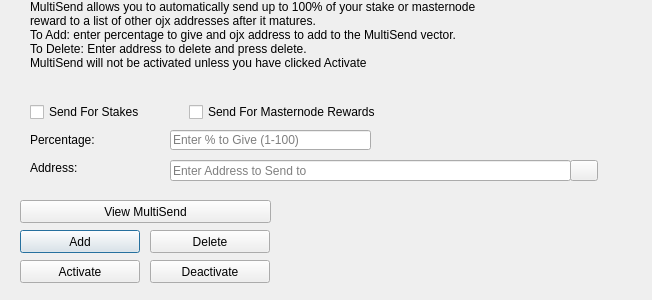
<?xml version="1.0" encoding="UTF-8"?>
<ui version="4.0">
 <class>MultiSendDialog</class>
 <widget class="QDialog" name="MultiSendDialog">
  <property name="windowModality">
   <enum>Qt::NonModal</enum>
  </property>
  <property name="geometry">
   <rect>
    <x>0</x>
    <y>0</y>
    <width>652</width>
    <height>300</height>
   </rect>
  </property>
  <property name="windowTitle">
   <string>MultiSend</string>
  </property>
  <widget class="QLineEdit" name="multiSendPercentEdit">
   <property name="geometry">
    <rect>
     <x>170</x>
     <y>130</y>
     <width>201</width>
     <height>20</height>
    </rect>
   </property>
   <property name="toolTip">
    <string>Enter whole numbers 1 - 100</string>
   </property>
   <property name="placeholderText">
    <string>Enter % to Give (1-100)</string>
   </property>
  </widget>
  <widget class="QLineEdit" name="multiSendAddressEdit">
   <property name="geometry">
    <rect>
     <x>170</x>
     <y>160</y>
     <width>401</width>
     <height>21</height>
    </rect>
   </property>
   <property name="toolTip">
    <string/>
   </property>
   <property name="placeholderText">
    <string>Enter Address to Send to</string>
   </property>
  </widget>
  <widget class="QLabel" name="label_2">
   <property name="geometry">
    <rect>
     <x>30</x>
     <y>0</y>
     <width>451</width>
     <height>121</height>
    </rect>
   </property>
   <property name="lineWidth">
    <number>1</number>
   </property>
   <property name="text">
    <string>MultiSend allows you to automatically send up to 100% of your stake or masternode reward to a list of other ojx addresses after it matures.
To Add: enter percentage to give and ojx address to add to the MultiSend vector.
To Delete: Enter address to delete and press delete.
MultiSend will not be activated unless you have clicked Activate</string>
   </property>
   <property name="alignment">
    <set>Qt::AlignLeading|Qt::AlignLeft|Qt::AlignTop</set>
   </property>
   <property name="wordWrap">
    <bool>true</bool>
   </property>
  </widget>
  <widget class="QLabel" name="message">
   <property name="geometry">
    <rect>
     <x>290</x>
     <y>200</y>
     <width>351</width>
     <height>91</height>
    </rect>
   </property>
   <property name="text">
    <string/>
   </property>
  </widget>
  <widget class="QPushButton" name="addButton">
   <property name="geometry">
    <rect>
     <x>20</x>
     <y>230</y>
     <width>120</width>
     <height>23</height>
    </rect>
   </property>
   <property name="toolTip">
    <string/>
   </property>
   <property name="statusTip">
    <string>Add to MultiSend Vector</string>
   </property>
   <property name="text">
    <string>Add</string>
   </property>
  </widget>
  <widget class="QPushButton" name="disableButton">
   <property name="geometry">
    <rect>
     <x>150</x>
     <y>260</y>
     <width>120</width>
     <height>23</height>
    </rect>
   </property>
   <property name="statusTip">
    <string>Deactivate MultiSend</string>
   </property>
   <property name="text">
    <string>Deactivate</string>
   </property>
  </widget>
  <widget class="QPushButton" name="addressBookButton">
   <property name="geometry">
    <rect>
     <x>570</x>
     <y>160</y>
     <width>28</width>
     <height>21</height>
    </rect>
   </property>
   <property name="toolTip">
    <string>Choose an address from the address book</string>
   </property>
   <property name="text">
    <string/>
   </property>
   <property name="icon">
    <iconset resource="../ojx.qrc">
     <normaloff>:/icons/address-book</normaloff>:/icons/address-book</iconset>
   </property>
   <property name="shortcut">
    <string>Alt+A</string>
   </property>
   <property name="autoDefault">
    <bool>false</bool>
   </property>
  </widget>
  <widget class="QLabel" name="label">
   <property name="geometry">
    <rect>
     <x>30</x>
     <y>130</y>
     <width>121</width>
     <height>20</height>
    </rect>
   </property>
   <property name="toolTip">
    <string>Percentage of stake to send</string>
   </property>
   <property name="text">
    <string>Percentage:</string>
   </property>
  </widget>
  <widget class="QLabel" name="label_5">
   <property name="geometry">
    <rect>
     <x>30</x>
     <y>160</y>
     <width>111</width>
     <height>16</height>
    </rect>
   </property>
   <property name="toolTip">
    <string>Address to send portion of stake to</string>
   </property>
   <property name="text">
    <string>Address:</string>
   </property>
  </widget>
  <widget class="QPushButton" name="deleteButton">
   <property name="geometry">
    <rect>
     <x>150</x>
     <y>230</y>
     <width>120</width>
     <height>23</height>
    </rect>
   </property>
   <property name="toolTip">
    <string/>
   </property>
   <property name="statusTip">
    <string>Delete Address From MultiSend Vector</string>
   </property>
   <property name="text">
    <string>Delete</string>
   </property>
  </widget>
  <widget class="QPushButton" name="activateButton">
   <property name="geometry">
    <rect>
     <x>20</x>
     <y>260</y>
     <width>120</width>
     <height>23</height>
    </rect>
   </property>
   <property name="statusTip">
    <string>Activate MultiSend</string>
   </property>
   <property name="text">
    <string>Activate</string>
   </property>
  </widget>
  <widget class="QPushButton" name="viewButton">
   <property name="geometry">
    <rect>
     <x>20</x>
     <y>200</y>
     <width>251</width>
     <height>23</height>
    </rect>
   </property>
   <property name="toolTip">
    <string/>
   </property>
   <property name="statusTip">
    <string>View MultiSend Vector</string>
   </property>
   <property name="text">
    <string>View MultiSend</string>
   </property>
  </widget>
  <widget class="QWidget" name="horizontalLayoutWidget">
   <property name="geometry">
    <rect>
     <x>30</x>
     <y>100</y>
     <width>351</width>
     <height>24</height>
    </rect>
   </property>
   <layout class="QHBoxLayout" name="horizontalLayout">
    <item>
     <widget class="QCheckBox" name="multiSendStakeCheckBox">
      <property name="text">
       <string>Send For Stakes</string>
      </property>
     </widget>
    </item>
    <item>
     <widget class="QCheckBox" name="multiSendMasternodeCheckBox">
      <property name="text">
       <string>Send For Masternode Rewards</string>
      </property>
     </widget>
    </item>
   </layout>
  </widget>
 </widget>
 <resources>
  <include location="../ojx.qrc"/>
 </resources>
 <connections/>
</ui>
